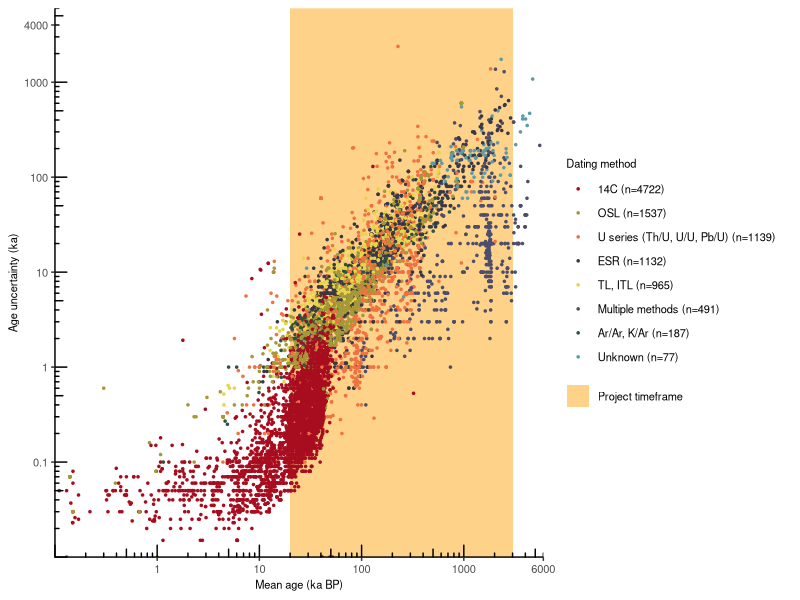
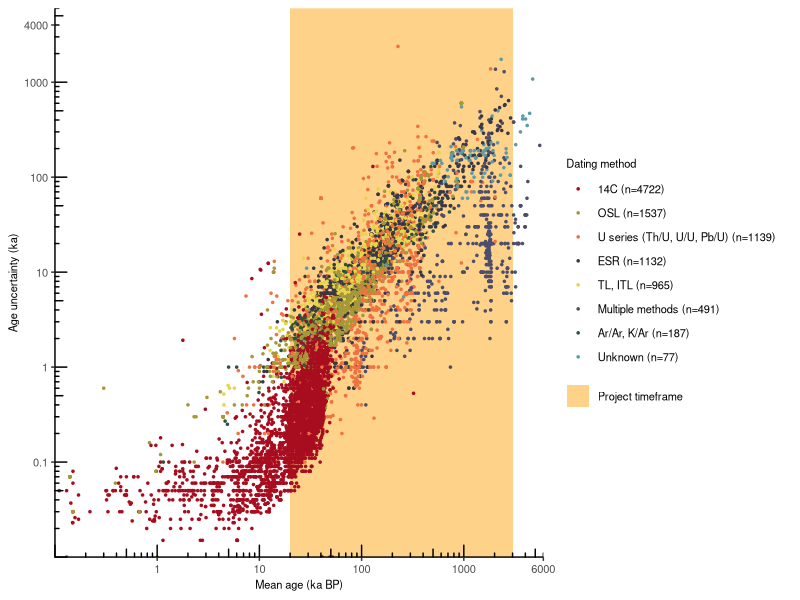

Generate these figures, in order, with R:
library(tidyverse)
library(readr)

# Import data
table1 <- read_delim("fig_coverage_temporal/road_coverage_arch_layer_age.csv", 
                      delim = ";", escape_double = FALSE, trim_ws = TRUE, 
                      skip = 1) %>% 
  mutate(age_range=pmax(positive_standard_deviation, negative_standard_deviation)) %>% 
  select(age_mean=age, age_range, dating_method)

table2 <- read_delim("fig_coverage_temporal/road_coverage_assemblage_layer_age.csv", 
                      delim = ";", escape_double = FALSE, trim_ws = TRUE, 
                      skip = 1) %>% 
  mutate(age_range=pmax(positive_standard_deviation, negative_standard_deviation)) %>% 
  select(age_mean=age, age_range, dating_method)

table3 <- read_delim("fig_coverage_temporal/road_coverage_geo_layer_age.csv", 
                      delim = ";", escape_double = FALSE, trim_ws = TRUE, 
                      skip = 1) %>% 
  mutate(age_range=pmax(positive_standard_deviation, negative_standard_deviation)) %>% 
  select(age_mean=age, age_range, dating_method)

table <- rbind(table1, table2, table3)
table <- table %>% mutate(dating_method=recode(dating_method,
                                                    '14C (radiocarbon) dating'='14C',
                                                    'OSL (optically stimulated thermoluminescence) dating' = 'OSL',
                                                    'U series (uranium-thorium) dating'='U series (Th/U, U/U, Pb/U)',
                                                    'ESR (electron spin resonance) dating' = 'ESR',
                                                    'TL (thermoluminescence) dating'='TL, ITL',
                                                    'ESR (electron spin resonance) dating, U series (uranium-thorium) dating' = 'Multiple methods',
                                                    'Ar/Ar (argon-argon) dating'='Ar/Ar, K/Ar',
                                                    'IRSL (infrared stimulated luminescence) dating'='IRSL, IRSL post-IR, IR-RF',
                                                    'AAR (amino acid racemization) dating'='Other',
                                                    'IRSL post-IR (post-infrared infrared stimulated luminescence) dating'='IRSL, IRSL post-IR, IR-RF',
                                                    'U series (uranium-lead) dating'='U series (Th/U, U/U, Pb/U)',
                                                    'K/Ar (potassium-argon) dating'='Ar/Ar, K/Ar',
                                                    'unknown'='Unknown',
                                                    'Al/Be (aluminum-beryllium) dating'='Cosmogenic nuclide',
                                                    'cosmogenic nuclide dating'='Cosmogenic nuclide',
                                                    'biostratigraphy'='Other',
                                                    'IRSL (infrared stimulated luminescence) dating, TL (thermoluminescence) dating'= 'Multiple methods',
                                                    'oxygen isotope stratigraphy, magnetic susceptibility'='Other',
                                                    'ESR (electron spin resonance) dating, U series (uranium-lead) dating, U series (uranium-thorium) dating'='Multiple methods',
                                                    'magnetostratigraphy'='Other',
                                                    '14C (radiocarbon) dating, ESR (electron spin resonance) dating'='Multiple methods',
                                                    'geology'='Other',
                                                    'IR-RF (infrared radiofluorescence) dating'='IRSL, IRSL post-IR, IR-RF',
                                                    'ITL (isothermal thermoluminescence) dating'='TL, ITL',
                                                    'oxygen isotope stratigraphy'='Other',
                                                    'fission track dating'='Other',
                                                    'OSL (optically stimulated thermoluminescence) dating, IRSL (infrared stimulated luminescence) dating, TL (thermoluminescence) dating'='Multiple methods',
                                                    'magnetic susceptibility'='Other',
                                                    'OSL (optically stimulated thermoluminescence) dating, TL (thermoluminescence) dating'= 'Multiple methods',
                                                    'Al/Be (aluminum-beryllium) dating, cosmogenic nuclide dating'='Multiple methods',
                                                    'obsidian hydration dating'='Other',
                                                    'TL (thermoluminescence) dating, IRSL (infrared stimulated luminescence) dating'='Multiple methods',
                                                    'Ar/Ar (argon-argon) dating, geology' = 'Ar/Ar, K/Ar',
                                                    'geology, magnetostratigraphy'='Other',
                                                    'IRSL (infrared stimulated luminescence) dating, OSL (optically stimulated thermoluminescence) dating'='Multiple methods',
                                                    'Rb/Sr (rubidium-strontium) dating'='Other',
                                                    'tephrostratigraphy'='Other'))
                                                        
table$dating_method <- table$dating_method %>% replace_na('Unknown')
nrow(table) # total number of 'temporal information'

table <- table %>% 
  filter(!dating_method %in% c('Multiple methods', 'Other', 'Unknown')) %>% 
  filter(!age_range==1000000) %>% 
  mutate(dating_method = factor(dating_method, levels=table %>% count(dating_method, sort=T) %>% pull(dating_method)))  # Reorder factor by size


table %>% count(dating_method, sort=T)
nrow(table)

## Theme
theme_pub <-  function(){
  list(theme_classic(),
       theme(text=element_text(size=8), #change font size of all text
             axis.text=element_text(size=8), #change font size of axis text
             axis.title=element_text(size=8), #change font size of axis titles
             plot.title=element_text(size=8), #change font size of plot title
             legend.text=element_text(size=8), #change font size of legend text
             legend.title=element_text(size=8)
       ))
}

color_discrete <- c('#a70d1f','#a59837','#f07241','#383846','#e7d448','#4d4e6b','#2e5440','#5d9ca5')
label_discrete <- paste0(levels(table$dating_method),' (n=',table %>% count(dating_method, sort=T) %>% pull(n),')')  # Combine names with n

# Plot ----

plt1 <- ggplot()+
  #coord_fixed()+
  geom_rect(aes(xmin = 20000, xmax = 3000000, ymin = 0, ymax = Inf, fill='scope'))+
  geom_point(data=table, aes(x=age_mean, y=age_range, color=dating_method), alpha=1, shape=20, size=1)+
  scale_x_log10(breaks = c(1000, 10000, 100000, 1000000, 6000000), limits=c(100,6000000),
                labels = c(1, 10, 100, 1000, 6000), expand = c(0,0))+
  scale_y_log10(breaks = c(100, 1000, 10000, 100000, 1000000, 4000000), limits=c(10,6000000),
                labels = c(.1, 1, 10, 100, 1000, 4000), expand = c(0,0))+
  annotation_logticks()+
  labs(x='Mean age (ka BP)', y='Age uncertainty (ka)')+
  scale_fill_manual(name=NULL,
                    values = '#FFD28A',
                    labels = c('Project timeframe'),
                    guide = guide_legend(override.aes = list(alpha = 1)))+
  scale_color_manual(name='Dating method', values=color_discrete, labels=label_discrete)+
  theme_pub()+
  theme(legend.position='right',
    #legend.background = element_rect(fill='#FFFFFF00',
    #                                 size=.5, linetype="solid", 
    #                                 colour = NA),
    #legend.key=element_blank(),
    legend.spacing.y = unit(0, 'pt'),
    panel.grid.minor = element_blank(),
    panel.grid.major = element_blank(),
    plot.margin = margin(l=6, t=6, b=6, r=12, 'pt'))+
  guides(color = guide_legend(ncol = 1, byrow = TRUE))

plt1
ggsave('fig_coverage_temporal/fig_coverage_temporal.png', width=180, height=110, units='mm', dpi=300)
